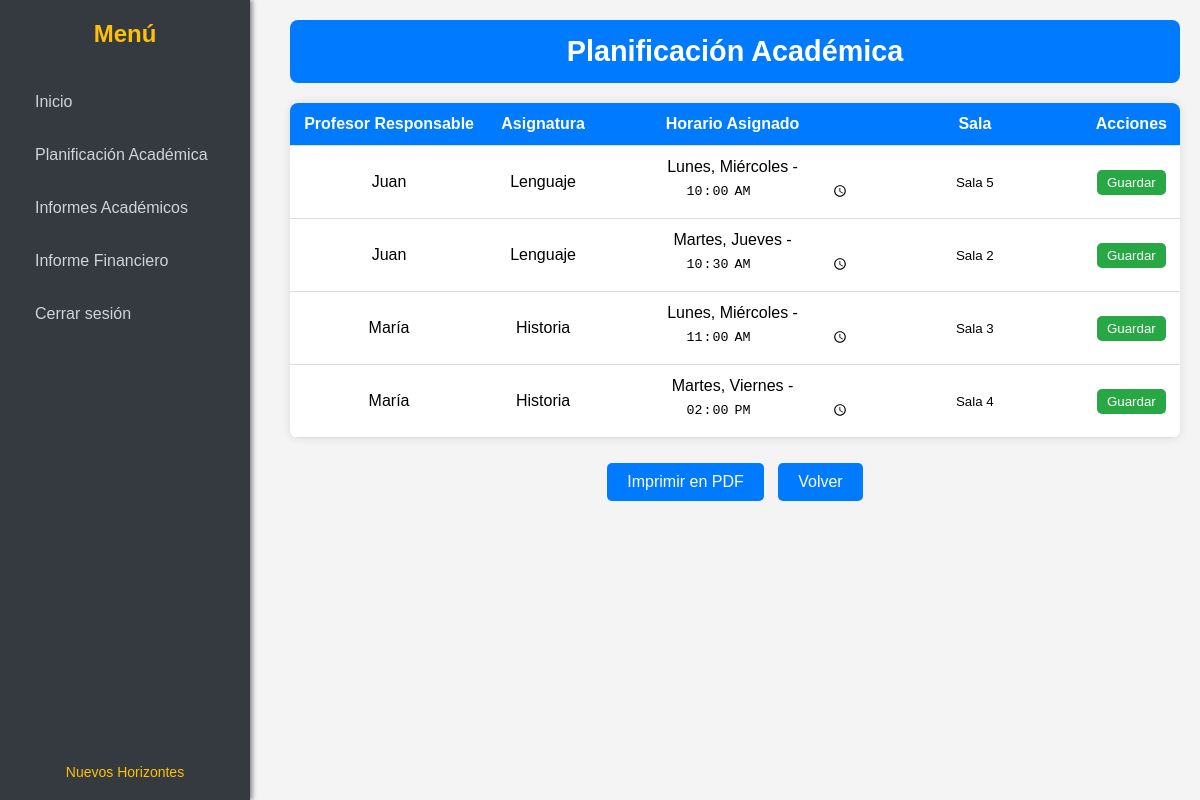
/planificacion-academica/, run on an earlier commit of the app's database.
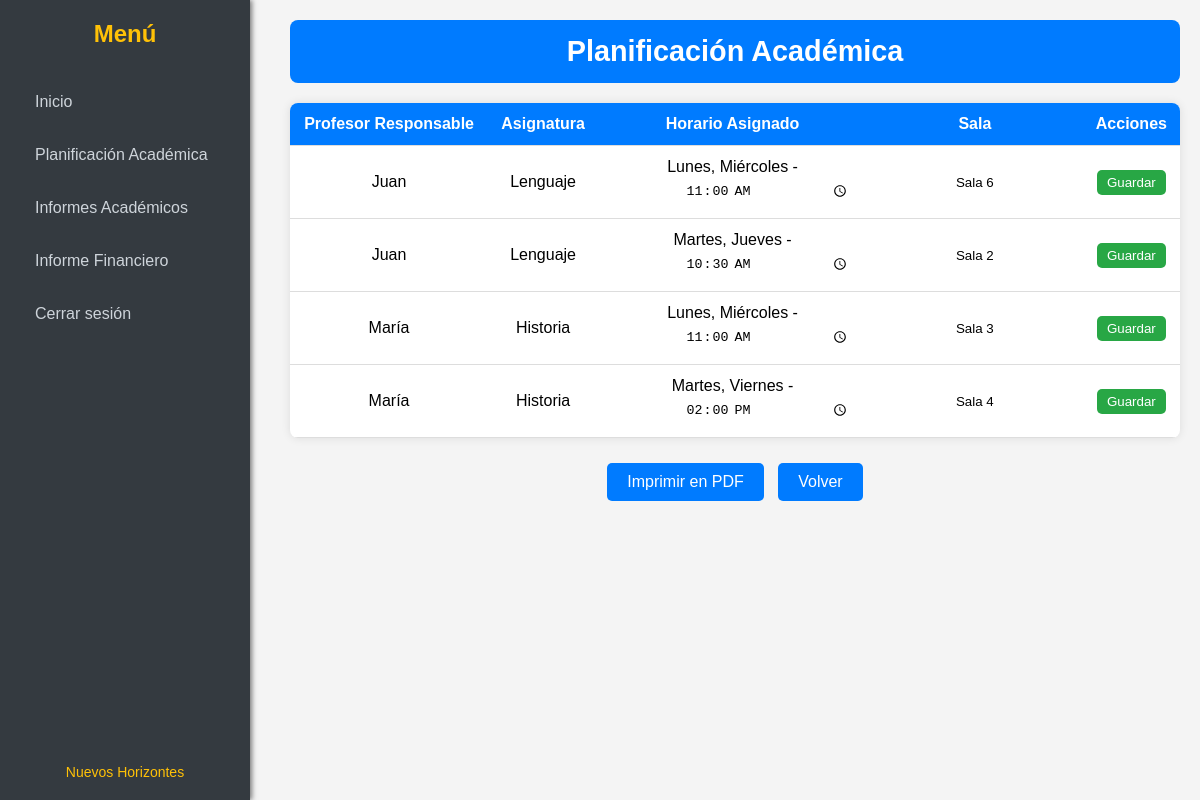
And on a later commit of the database.
### core/models.py (models this page shows, shortened)
class Curso(models.Model):
    nombre = models.CharField(max_length=100)
    asignatura = models.CharField(max_length=100)
    profesor = models.ForeignKey('Profesor', on_delete=models.CASCADE)
    alumnos = models.ManyToManyField('Alumno', blank=True, related_name='cursos_asignados')  # Cadena para evitar circular
    dias = models.CharField(max_length=100)
    hora = models.TimeField()
    sala = models.CharField(max_length=50, default='Sala por asignar')

class Profesor(models.Model):
    user = models.OneToOneField(User, on_delete=models.CASCADE)
    nombre = models.CharField(max_length=100)
    apellido = models.CharField(max_length=100)
    email = models.EmailField(unique=True)
    asignatura = models.CharField(max_length=100, blank=True, null=True)

### core/views.py (the view, shortened to what this page needs)
# urls.py: path('planificacion-academica/', views.director_plani, name='director_plani'),
@csrf_exempt
def director_plani(request):
    cursos = Curso.objects.all()
    return render(request, 'directorPlani.html', {'cursos': cursos})

### core/templates/directorPlani.html (shortened to what this page needs)
{% load static %}
<!DOCTYPE html>
<html lang="es">
<head>
</head>
<body>
    <div class="sidebar">
        <h2>Menú</h2>
        <ul>
            <li><a href="{% url 'director_menu' %}">Inicio</a></li>
            <li><a href="{% url 'director_plani' %}">Planificación Académica</a></li>
            <li><a href="{% url 'informes_academicos' %}">Informes Académicos</a></li>
            <li><a href="{% url 'informe_financiero' %}">Informe Financiero</a></li>
            <li>
                <form action="{% url 'logout' %}" method="post" style="display: inline;">
                    <button type="submit" class="logout-button">Cerrar sesión</button>
                </form>
            </li>
        </ul>
        <div class="footer">
            <a href="#">Nuevos Horizontes</a>
        </div>
    </div>
    <div class="main-content">
        <div class="header">
            <h1>Planificación Académica</h1>
        </div>
        <table>
            <thead>
                <tr>
                    <th>Profesor Responsable</th>
                    <th>Asignatura</th>
                    <th>Horario Asignado</th>
                    <th>Sala</th>
                    <th>Acciones</th>
                </tr>
            </thead>
            <tbody>
                {% for curso in cursos %}
                <tr data-curso-id="{{ curso.id }}">
                    <td>{{ curso.profesor.nombre }}</td>
                    <td>{{ curso.asignatura }}</td>
                    <td>
                        {{ curso.dias }} - <input type="time" class="edit-input hora" value="{{ curso.hora|time:"H:i" }}">
                    </td>
                    <td>
                        <input type="text" class="edit-input sala" value="{{ curso.sala }}">
                    </td>
                    <td>
                        <button class="save-btn">Guardar</button>
                    </td>
                </tr>
                {% endfor %}
            </tbody>
        </table>
        <div class="actions">
            <a href="{% url 'direcPdfPlanificacion' %}" class="btn">Imprimir en PDF</a>
            <a href="javascript:history.back()" class="back-button">Volver</a>
        </div>
    </div>
</body>
</html>

What changed in the data, as far as the page shows it:
changed Curso: hora "10:00" → "11:00"; sala "Sala 5" → "Sala 6"
